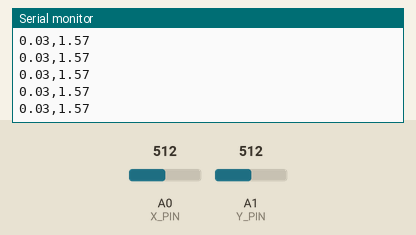
A sketch run on a simulated Arduino Uno, built with avr-gcc and run on an emulated ATmega328P. Shown: the last lines printed to the serial monitor. The test bench sets the inputs (shaded band); at power-on: A0 (X_PIN) = 512, A1 (Y_PIN) = 512.

Above: at 1.2 s.
1.3 s: A0 (X_PIN) set to 716
At 2.3 s:
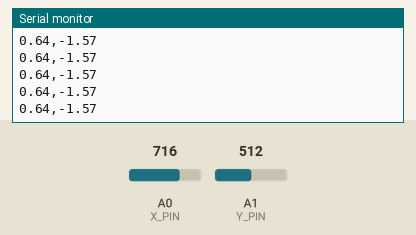
2.8 s: A1 (Y_PIN) set to 716
At 3.6 s:
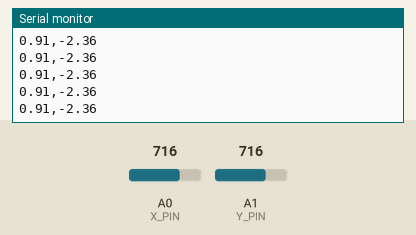
4.3 s: A0 (X_PIN) set to 835
At 4.9 s:
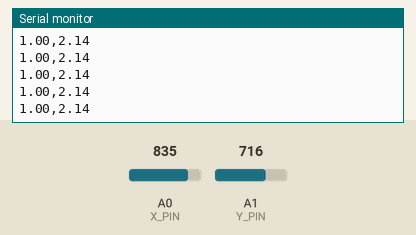
5.8 s: A1 (Y_PIN) set to 835
At 6.5 s:
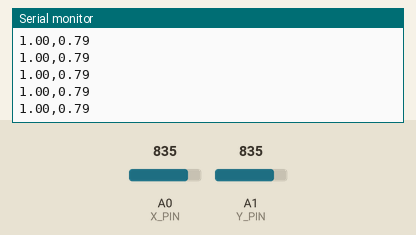
Timing chart, 0 to 8.8 s (numbered marks = the images above; inputs shaded):
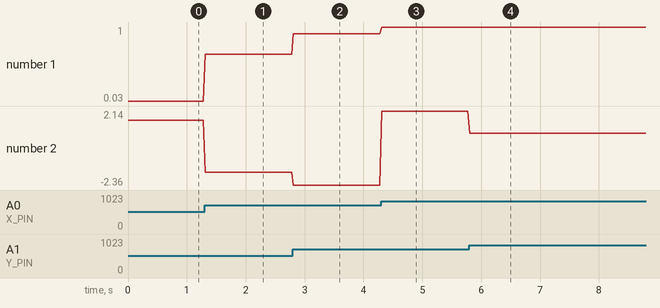

The sketch:

rocker.ino
```cpp
int X_PIN = A0;
int Y_PIN = A1;
int X_MAX = 825;
int X_MIN = 180;
float X_CEN = 522;
float X_L_RANG = X_MAX - X_CEN;
float X_R_RANG = X_CEN - X_MIN;
int Y_MAX = 830;
int Y_MIN = 190;
float Y_CEN = 510;
float Y_U_RANG = Y_MAX - Y_CEN;
float Y_D_RANG = Y_CEN - Y_MIN;
float X;
float Y;
float ANGLE = 0.00f;
float LENGTH = 0.00f;

void setup() {
  Serial.begin(9600);
}

void loop() {
  // X -> -1 ~ 1
  float X_TMP = -(analogRead(X_PIN) - X_CEN);
  if (X_TMP > 0) {
    X = X_TMP / X_R_RANG;
  }
  else if (X_TMP < 0) {
    X = X_TMP / X_L_RANG;
  }
  else {
    X = 0.00f;
  }

  // simple clear
  if (abs(X) < 0.02) {
    X = 0.00f;
  }
  if (abs(X) > 0.98) {
    X = 1.00f;
  }

  // Y -> -1 ~ 1
  float Y_TMP = -(analogRead(Y_PIN) - Y_CEN);
  if (Y_TMP > 0) {
    Y = Y_TMP / Y_U_RANG;
  }
  else if (Y_TMP < 0) {
    Y = Y_TMP / Y_D_RANG;
  }
  else {
    Y = 0.00f;
  }

  // simple clear
  if (abs(Y) < 0.02) {
    Y = 0.00f;
  }
  if (abs(Y) > 0.98) {
    Y = 1.00f;
  }

  ANGLE = atan2(X, Y);

  LENGTH = sqrt((X * X) + (Y * Y));

  if (LENGTH < 0.02) {
    LENGTH = 0.00f;
  }
  if (LENGTH > 0.98) {
    LENGTH = 1.00f;
  }

  Serial.print(LENGTH);
  Serial.print(",");
  Serial.print(ANGLE);
  Serial.println();
  delay(30);
}
```

Measured:
- after the input at 1.3 s, the serial monitor: prints a new line at once (image 1)
- after the input at 2.8 s, the serial monitor: prints a new line at once (image 2)
- after the input at 4.3 s, the serial monitor: prints a new line at once (image 3)
- after the input at 5.8 s, the serial monitor: prints a new line at once (image 4)
- plotted number 1: 0.03 → 0.64 after the input at 1.3 s, 0.64 → 0.91 after the input at 2.8 s, 0.91 → 1 after the input at 4.3 s
- plotted number 2: 1.57 → -1.57 after the input at 1.3 s, -1.57 → -2.36 after the input at 2.8 s, -2.36 → 2.14 after the input at 4.3 s, 2.14 → 0.79 after the input at 5.8 s
